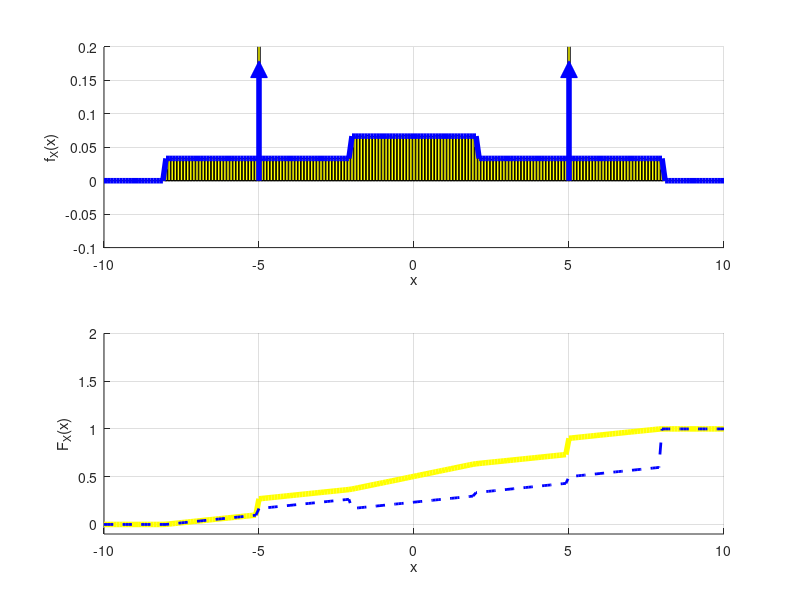

Here is the MATLAB script that generated this plot:
clear all; close all; clc;

N = 1000000;  % Número de realizações

% Simulação dos resultados do dado (valores de 1 a 6)
U = randi(6, 1, N); % Simula números inteiros entre 1 e 6
X = zeros(1, N);

% Definição das variáveis aleatórias baseadas no valor de U
idx1 = (U == 1); % Caso U = 1 -> X = -5
idx2 = (U == 2 | U == 3); % Caso U = 2 ou 3 -> X ~ Unif([-8, 2])
idx3 = (U == 4 | U == 5); % Caso U = 4 ou 5 -> X ~ Unif([-2, 8])
idx4 = (U == 6); % Caso U = 6 -> X = 5

% Atribuição de valores para cada caso
X(idx1) = -5; % U = 1
X(idx2) = -8 + (2 + 8) * rand(1, sum(idx2)); % Unif([-8, 2])
X(idx3) = -2 + (8 + 2) * rand(1, sum(idx3)); % Unif([-2, 8])
X(idx4) = 5; % U = 6

% Definição do intervalo de x para a simulação
dx = 0.1; x = -10 : dx : 10;

% Cálculo da PDF simulada
pdfX_sim = hist(X, x) / (N * dx);

% Cálculo da PDF teórica (sem os impulsos de Dirac)
pdfX_teo = (1/30) .* (-8 <= x & x <= 2) + ... % Região Unif([-8, 2])
           (1/30) .* (-2 <= x & x <= 8);      % Região Unif([-2, 8])

% Cálculo da CDF simulada
cdfX_sim = cumsum(pdfX_sim) * dx;

% Cálculo da CDF teórica
cdfX_teo = (0) .* (x < -8) + ...  % Antes de -8
           ((x + 8) / 30) .* (-8 <= x & x < -5) + ... % Entre -8 e -5
           (1/6 + (x + 5) / 30) .* (-5 <= x & x < -2) + ... % Entre -5 e -2
           (1/6 + (x + 2) / 30) .* (-2 <= x & x < 2) + ... % Entre -2 e 2
           (2/6 + (x - 2) / 30) .* (2 <= x & x < 5) + ... % Entre 2 e 5
           (3/6 + (x - 5) / 30) .* (5 <= x & x < 8) + ... % Entre 5 e 8
           1 .* (x >= 8); % Após 8

% Cálculo da probabilidade P(5 <= X <= 10)
prob_sim = sum(X >= 5 & X <= 10) / N;

% Exibição da probabilidade simulada
fprintf('Probabilidade simulada de 5 <= X <= 10: %g\n', prob_sim);

% Plotagem das PDFs
figure;

subplot(2, 1, 1); hold on; grid on;
bar(x, pdfX_sim, 'y'); % Histograma da PDF simulada
plot(x, pdfX_teo, 'b', 'LineWidth', 4); % PDF teórica

% Representando os impulsos:
plot([-5, -5], [0, 1/6], 'b', 'LineWidth', 4);
plot(-5, 1/6, 'b^', 'MarkerSize', 12, 'MarkerFaceColor', 'b');
plot([5, 5], [0, 1/6], 'b', 'LineWidth', 4);
plot(5, 1/6, 'b^', 'MarkerSize', 12, 'MarkerFaceColor', 'b');

% Limites e rótulos do gráfico de PDF
xlim([-10 10]); ylim([-0.1, 0.2]);
xlabel('x'); ylabel('f_X(x)');

% Plotagem das CDFs
subplot(2, 1, 2); hold on; grid on;
plot(x, cdfX_sim, 'y', 'LineWidth', 4);
plot(x, cdfX_teo, 'b--', 'LineWidth', 2);

% Limites e rótulos do gráfico de CDF
xlim([-10 10]); ylim([-0.1, 2]);
xlabel('x'); ylabel('F_X(x)');

% Exibindo valores esperados (média)
fprintf('Sim: E[X] = %g\n', mean(X));

